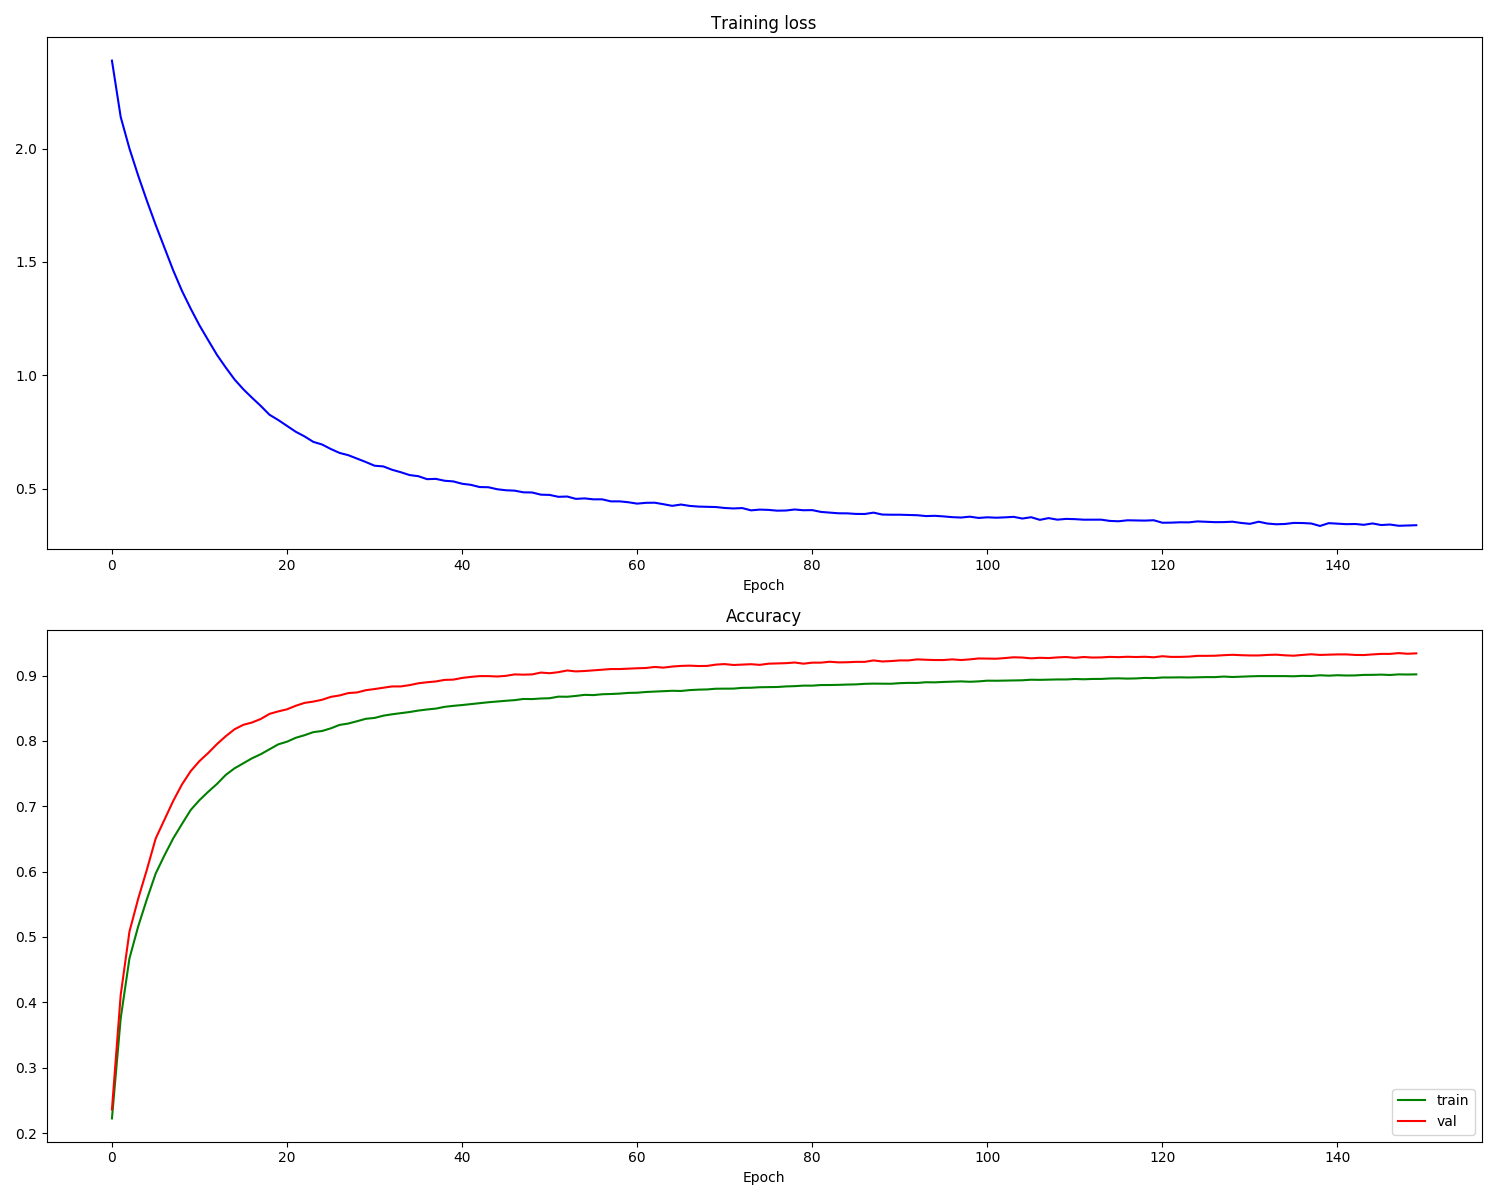

Write Python code to recreate this figure.
# https: // cloud.tencent.com/developer/ask/62531
# https: // zhuanlan.zhihu.com/p/25110150
# Kaiming He et al., Delving Deep into Rectifiers: Surpassing Human-Level Performance on ImageNet Classfication
# 感觉这种初始化效果一开始的epochs比较好，但是最终收敛的效果不如Xavier

from keras.datasets import mnist
import numpy as np
import matplotlib.pyplot as plt
import tensorflow as tf
import matplotlib.gridspec as gridspec
(X_train, y_train), (X_test, y_test) = mnist.load_data()

X_train = X_train.reshape(
    X_train.shape[0], X_train.shape[1] * X_train.shape[2])
# print(X_train.shape)
X_test = X_test.reshape(X_test.shape[0], X_test.shape[1] * X_test.shape[2])

y_train = (np.arange(10) == y_train[:, None]).astype(int)
y_test = (np.arange(10) == y_test[:, None]).astype(int)
# print(y_train.shape)

X_test, X_val = X_test[:5000], X_test[5000:]
y_test, y_val = y_test[:5000], y_test[5000:]

X_train = X_train / 255
X_val = X_val / 255
X_test = X_test / 255


# Visualize some examples from the dataset.
# We show a few examples of training images from each class.
classes = list(range(10))
num_classes = len(classes)
samples_per_class = 7
for y, cls in enumerate(classes):
    idxs = np.flatnonzero(y == np.argmax(y_train, axis=1))  # 1代表行
    idxs = np.random.choice(idxs, samples_per_class,
                            replace=False)  # 随机抽7张该类图片
    for i, idx in enumerate(idxs):
        plt_idx = i * num_classes + y + 1  # 将同一类图片显示在同一列
        plt.subplot(samples_per_class, num_classes, plt_idx)
        image = X_train[idx].reshape((28, 28))
        plt.imshow(image, cmap='gray_r')
#         print(image)
        plt.axis('off')
        if i == 0:
            plt.title(cls)
plt.show()

# Epoch 149 training loss: 0.3385988022486366, test acc: 0.8796
# Create the model
x = tf.placeholder(tf.float32, [None, 784])
# W_1 = tf.Variable(tf.zeros([784, 128]))
#第一层
W_1 = tf.get_variable(
    'W_1', [784, 100], initializer=tf.random_normal_initializer()) / np.sqrt(784/2)
# b_1 = tf.Variable(tf.zeros([128]))
b_1 = tf.get_variable('b_1', [100], initializer=tf.random_normal_initializer())
a_1 = tf.matmul(x, W_1) + b_1
z_1 = tf.nn.relu(a_1)

#第二层
# W_2 = tf.Variable(tf.zeros([128, 10]))
W_2 = tf.get_variable(
    'W_2', [100, 100], initializer=tf.random_normal_initializer()) / np.sqrt(100/2)
# b_2 = tf.Variable(tf.zeros([10]))
b_2 = tf.get_variable('b_2', [100], initializer=tf.random_normal_initializer())
a_2 = tf.matmul(z_1, W_2) + b_2
z_2 = tf.nn.relu(a_2)

#第三层
# W_3 = tf.Variable(tf.zeros([64, 10]))
W_3 = tf.get_variable(
    'W_3', [100, 10], initializer=tf.random_normal_initializer()) / np.sqrt(100/2)
# b_3 = tf.Variable(tf.zeros([10]))
b_3 = tf.get_variable('b_3', [10], initializer=tf.random_normal_initializer())
a_3 = tf.matmul(z_2, W_3) + b_3
# z_3 = tf.nn.softmax(a_3)

# Define loss and optimizer
y = tf.placeholder(tf.float32, [None, 10])
loss = tf.reduce_mean(
    tf.nn.softmax_cross_entropy_with_logits(logits=a_3, labels=y))
train_step = tf.train.GradientDescentOptimizer(0.01).minimize(
    loss)  # 学习率改为0.01

# (num_training,1),预测正确为1，反之为0
correct_prediction = tf.equal(tf.argmax(a_3, 1), tf.argmax(y, 1))
# tf.int32 注意tf.int32会导致，acc算出来一直为0，reduce_mean可能要求输入为浮点数
accuracy_op = tf.reduce_mean(tf.cast(correct_prediction, tf.float32))
init_op = tf.global_variables_initializer()

batch_size = 32
num_epoch = 150
with tf.Session() as sess:
    sess.run(init_op)
    num_train = X_train.shape[0]
    num_batch = int(num_train/batch_size)
    loss_history = []
    val_acc_history = []
    train_acc_history = []
    for epoch in range(num_epoch):
        avg_cost = 0
        for batch_idx in range(num_batch):
            batch_mask = np.random.choice(num_train, batch_size)
            X_batch = X_train[batch_mask]
            y_batch = y_train[batch_mask]
            _, c = sess.run([train_step, loss], feed_dict={
                            x: X_batch, y: y_batch})
            avg_cost += c / num_batch

        loss_history.append(avg_cost)
        acc = sess.run(accuracy_op, feed_dict={x: X_train, y: y_train})
        train_acc_history.append(acc)
        acc = sess.run(accuracy_op, feed_dict={x: X_val, y: y_val})
        val_acc_history.append(acc)
        #evaluate
        acc = sess.run(accuracy_op, feed_dict={x: X_test, y: y_test})
        print("Epoch %s training loss: %s, test acc: %s" %
              (epoch, avg_cost, acc))

    print('Test some samples')
    fig = plt.figure(figsize=(8, 8))
    gs = gridspec.GridSpec(7, 10)
    gs.update(wspace=0.035, hspace=0.1)  # set the spacing between axes.
    for y_, cls in enumerate(classes):
        idxs = np.flatnonzero(y_ == np.argmax(y_test, axis=1))  # 1代表行
        idxs = np.random.choice(idxs, samples_per_class,
                                replace=False)  # 随机抽7张该类图片
        for i, idx in enumerate(idxs):
            plt_idx = i * num_classes + y_
            ax = plt.subplot(gs[plt_idx])
            ax.axis('off')
            plt.imshow(X_test[idx].reshape((28, 28)))
            # 返回的是numpy.ndarray
            pred = sess.run(a_3, feed_dict={x: np.array([X_test[idx]])})
            pred = np.argmax(pred, axis=1)[0]
            plt.title('pred:' + str(pred))
    plt.show()

print('plot...')
# Run this cell to visualize training loss and train / val accuracy
plt.figure(figsize=(9, 9))
plt.subplot(2, 1, 1)
# plt.plot(list(range(num_epoch)),loss_history,'b')#bo为点图，b为线图
plt.title('Training loss')
plt.plot(loss_history, 'b')
plt.xlabel('Epoch')

plt.subplot(2, 1, 2)
plt.title('Accuracy')
plt.plot(train_acc_history, 'g', label='train')
plt.plot(val_acc_history, 'r', label='val')
#     plt.plot([0.5] * len(val_acc_history), 'k--')
plt.xlabel('Epoch')
plt.legend(loc='lower right')
plt.gcf().set_size_inches(15, 12)
plt.show()
